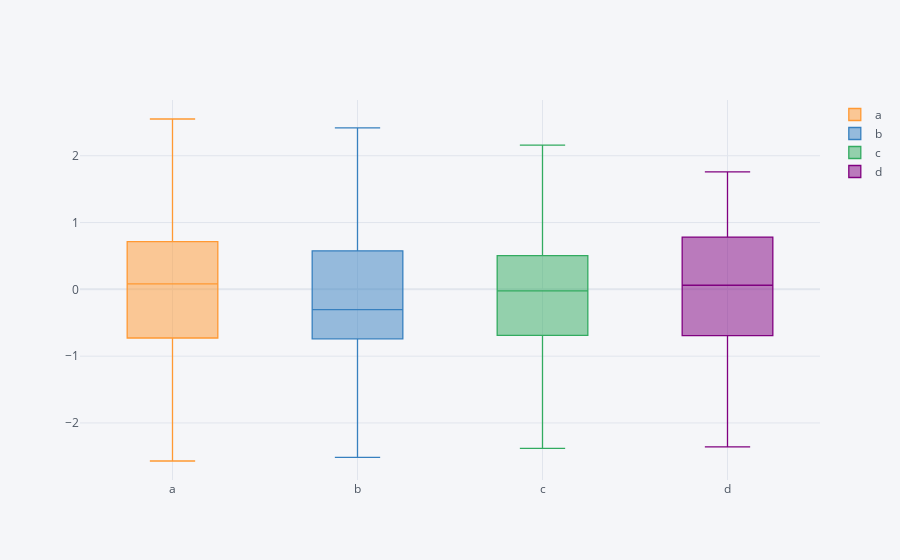

Notebook cell for this chart:
### Markdown cell above
## Box plots

By passing the 'box' value to the 'kind' argument, box plot is formed. The information of the quartiles and median along with minimum and maximum value is shown when hovered over the plot. By clicking on the column names present in the legend, you can choose what to display.

### Code cell
dataset1.iplot(kind='box')
